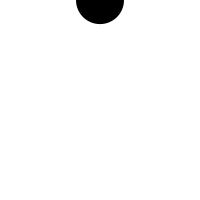
Frame 1 (no input)
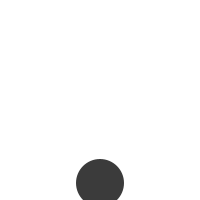
Frame 60 (the mouse pressed at the canvas centre just before this capture)
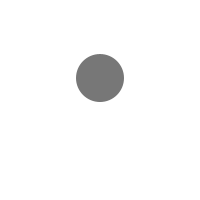
Frame 120 (the mouse held since frame 60 and released just before this capture)

The Processing sketch that drew these frames (run headless with seeded random() and noise(); from frame 60 on, the mouse is pressed at the canvas centre):

// Processing sketch: Array_List_balls_example
// ── Array_List_balls_example.pde
ArrayList balls;
int ballWidth = 48;

void setup() {
  size(200, 200);
  smooth();
  noStroke();

  // Create an empty ArrayList
  balls = new ArrayList();
  
  // Start by adding one element
  balls.add(new Ball(width/2, 0, ballWidth));
}

void draw() {
  background(255);

  // With an array, we say balls.length, with an ArrayList, we say balls.size()
  // The length of an ArrayList is dynamic
  // Notice how we are looping through the ArrayList backwards
  // This is because we are deleting elements from the list  
  for (int i = balls.size()-1; i >= 0; i--) { 
    // An ArrayList doesn't know what it is storing so we have to cast the object coming out
    Ball ball = (Ball) balls.get(i);
    ball.move();
    ball.display();
    if (ball.finished()) {
      // Items can be deleted with remove()
      balls.remove(i);
    }
    
  }  
  
}

void keyReleased() {
  // A new ball object is added to the ArrayList (by default to the end)
  balls.add(new Ball(mouseX, mouseY, ballWidth));
}




// Simple bouncing ball class

class Ball {
  
  float x;
  float y;
  float speed;
  float gravity;
  float w;
  float life = 255;
  
  Ball(float tempX, float tempY, float tempW) {
    x = tempX;
    y = tempY;
    w = tempW;
    speed = 0;
    gravity = 0.1;
  }
  
    void move() {
    // Add gravity to speed
    speed = speed + gravity;
    // Add speed to y location
    y = y + speed;
    // If square reaches the bottom
    // Reverse speed
    if (y > height) {
      // Dampening
      speed = speed * -0.8;
      y = height;
    }
  }
  
  boolean finished() {
    // Balls fade out
    life--;
    if (life < 0) {
      return true;
    } else {
      return false;
    }
  }
  
  void display() {
    // Display the circle
    fill(0,life);
    //stroke(0,life);
    ellipse(x,y,w,w);
  }
}  
